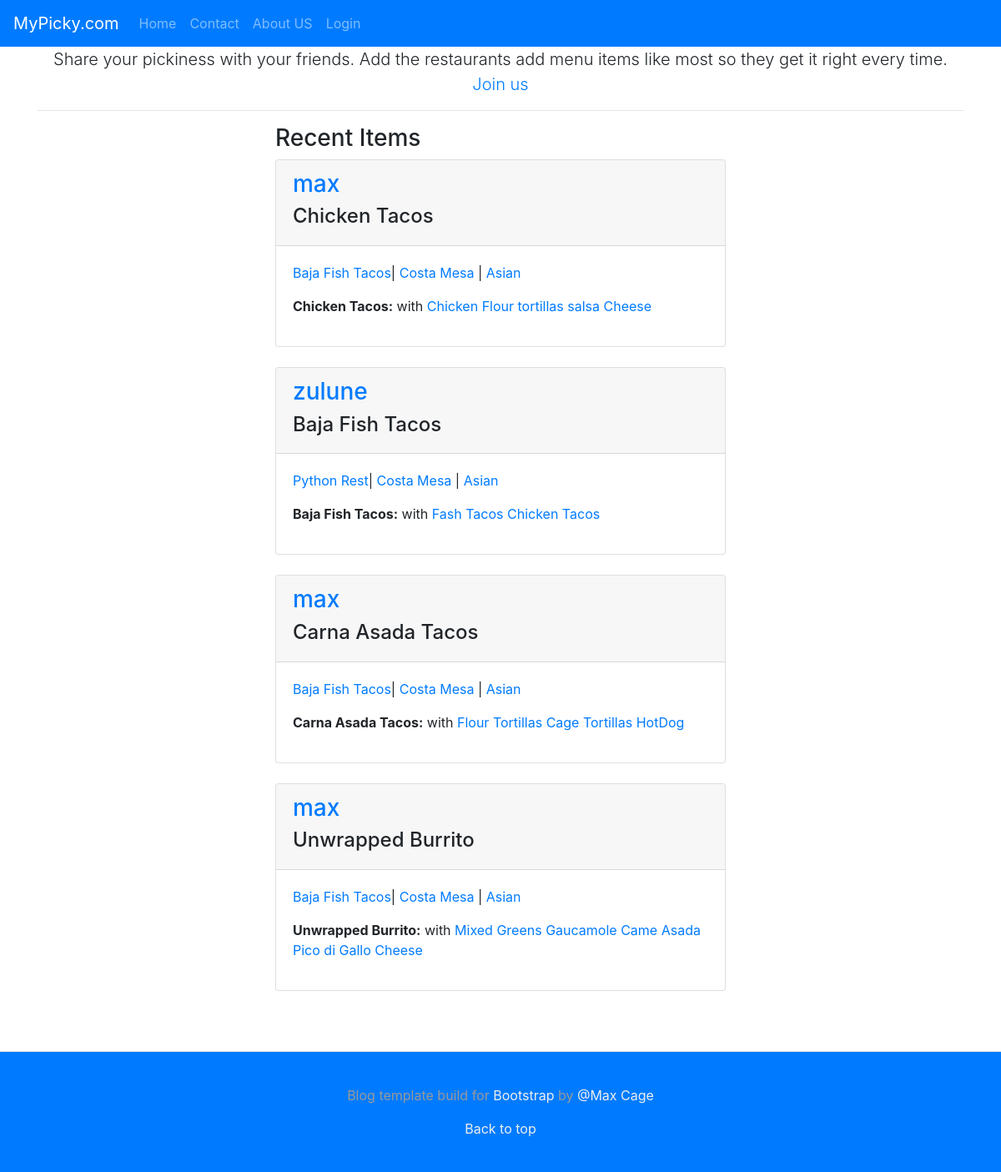
The page / on the database its author committed.
### menus/models.py (models this page shows, shortened)
class Item(models.Model):
    user        = models.ForeignKey(settings.AUTH_USER_MODEL)
    restaurant  = models.ForeignKey(Restaurant)
    name        = models.CharField(max_length=100)
    contents    = models.TextField(help_text='Separate each item by comma')
    excludes    = models.TextField(
        blank=True, null=True, help_text='Separate each item by comma'
    )
    public      = models.BooleanField(default=True)
    timestamp   = models.DateTimeField(auto_now_add=True)
    update      = models.DateTimeField(auto_now=True)
    class Meta:
        ordering = ["-update", "-timestamp"]
    def get_contents(self):
        return self.contents.split(",")

### restaurants/models.py (models this page shows, shortened)
class Restaurant(models.Model):
    owner = models.ForeignKey(User)
    name = models.CharField(max_length=120)
    location = models.CharField(max_length=120, blank=True, null=True)
    category = models.CharField(max_length=120, blank=True, null=True, validators=[validate_category])
    timestamp = models.DateTimeField(auto_now_add=True)
    update = models.DateTimeField(auto_now=True)
    slug = models.SlugField(blank=True, null=True)
    objects = RestaurantManager()
    @property
    def title(self):
        return self.name

### menus/views.py (the view)
# urls.py: url(r'^$', HomeView.as_view(), name="home"),
class HomeView(View):
    def get(self, request, *args, **kwargs):
        if not request.user.is_authenticated():
            object_list = Item.objects.filter(public=True).order_by('-timestamp')
            return render(request, "home.html", {"object_list": object_list})
        user = request.user
        is_following_user_ids = [x.user.id for x in user.is_following.all()]
        qs = Item.objects.filter(user__id__in=is_following_user_ids, public=True).order_by("-update")[:10]
        return render(request, "menus/home-feed.html", {'object_list': qs})

### templates/home.html (shortened to what this page needs)
{% extends "base.html" %}
{% block content %}
{% if not request.user.is_authenticated %}
  <div class='row'>
    <div class='col text-center'>
      <p class='lead'>
      Share your pickiness with your friends. Add the restaurants add menu items like most so they get it right every time.<br/>
      <a href='{% url "register" %}'>Join us</a>
      </p>
      <hr/>
    </div>
  </div>
{% endif %}
<div class='row justify-content-sm-center'>
  <div class='col-sm-6 col-sm-offset-3'>
    <h3>Recent Items</h3>
    {% for obj in object_list %}
      <div class='card'>
        <div class="card-header">
          <h3><a href='{% url "profiles:detail" username=obj.user.username %}'>{{ obj.user.username }}</a></h3>
          <h4>{{ obj.name }}</h4>
        </div>
        <div class="card-body">
          <p><a href='{% url "profiles:detail" username=obj.user.username %}?q={{ obj.restaurant.title }}'>{{ obj.restaurant.title }}</a>| <a href='{% url "profiles:detail" username=obj.user.username %}?q={{ obj.restaurant.location }}'>{{ obj.restaurant.location }}</a> | <a href='{% url "profiles:detail" username=obj.user.username %}?q={{ obj.restaurant.category }}'>{{ obj.restaurant.category }}</a></p>
          <p>
          <b>{{ obj.name }}:</b> with
           {% for ing in obj.get_contents %}
              <a href='{% url "profiles:detail" username=obj.user.username %}?q={{ ing}}'>{{ ing}}</a>
          {% endfor %}
          </p>
        </div>
      </div>
      <br>
    {% endfor %}
  </div>
</div>
{% endblock content %}

### templates/base.html (shortened to what this page needs)
<!DOCTYPE html>
<html>
  <head>
    {% include "snippets/css.html" %}
  </head>
  <body>
    {% include "snippets/nav.html" %}
    <div class="container">
      {% block content %}{% endblock %}
    </div>
    <br><br>
    {% include "snippets/footer.html" %}
  </body>
</html>

### templates/snippets/css.html (shortened to what this page needs)
<link rel="stylesheet" href="https://maxcdn.bootstrapcdn.com/bootstrap/4.0.0-beta/css/bootstrap.min.css">

### templates/snippets/nav.html (shortened to what this page needs)
  <nav class="navbar navbar-expand-lg navbar-dark bg-primary">
    <div class="collapse navbar-collapse" id="navbarTogglerDemo01">
      <a class="navbar-brand"  href="/">MyPicky.com</a>
      <ul class="navbar-nav mr-auto mt-2 mt-lg-0">
        <li class="nav-item"><a class="nav-link"  href="{% url 'home' %}">Home</a></li>
        <li class="nav-item"><a class="nav-link"  href="{% url 'contact' %}">Contact</a></li>
        <li class="nav-item"><a class="nav-link"  href="{% url 'about' %}">About US</a></li>
        {% if request.user.is_authenticated %}
          <li class="nav-item text-right"></li>
          <li class="nav-item text-right">
            <a class="nav-link"  href="{% url 'logout' %}">
              LogOut({{request.user.username}})
            </a>
          </li>
        {% else %}
          <li class="nav-item text-right"><a class="nav-link"  href="{% url 'login' %}">Login</a></li>
        {% endif %}
      </ul>
    </div>
  </nav>

### templates/snippets/footer.html
<footer class="footer">
  <p>
    Blog template build for
    <a href="https://getbootstrap.com">Bootstrap</a>
    by
    <a href="https://linkedin/in/max-klitka/">@Max Cage</a>
  </p>
  <p>
    <a href="#">Back to top</a>
  </p>
</footer>

### templates/snippets/css.html (style rules this page uses)
.footer { padding: 2.5rem 0; color: #999; text-align: center; background-color: #007bff; border-top: .05rem solid #e5e5e5; }
.footer p:last-child { margin-bottom: 0; }
.footer a { color: #eee; }

### rows shown on the page
Item: user.username "max", name "Chicken Tacos", restaurant "Baja Fish Tacos", restaurant.location "Costa Mesa", restaurant.category "Asian", get_contents "Chicken" "Flour tortillas" "salsa" "Cheese"
Item: user.username "zulune", name "Baja Fish Tacos", restaurant "Python Rest", restaurant.location "Costa Mesa", restaurant.category "Asian", get_contents "Fash Tacos" "Chicken Tacos"
Item: user.username "max", name "Carna Asada Tacos", restaurant "Baja Fish Tacos", restaurant.location "Costa Mesa", restaurant.category "Asian", get_contents "Flour Tortillas" "Cage Tortillas" "HotDog"
Item: user.username "max", name "Unwrapped Burrito", restaurant "Baja Fish Tacos", restaurant.location "Costa Mesa", restaurant.category "Asian", get_contents "Mixed Greens" "Gaucamole" "Came Asada" "Pico di Gallo" "Cheese"
